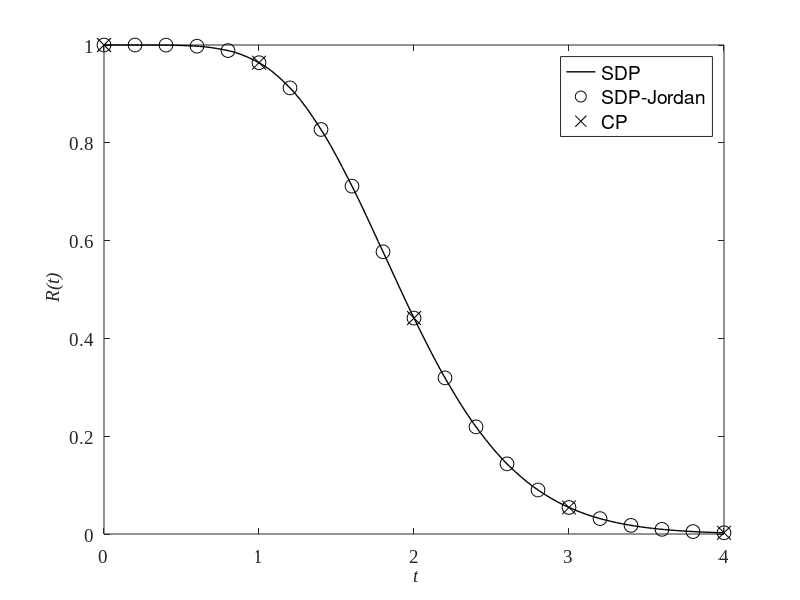
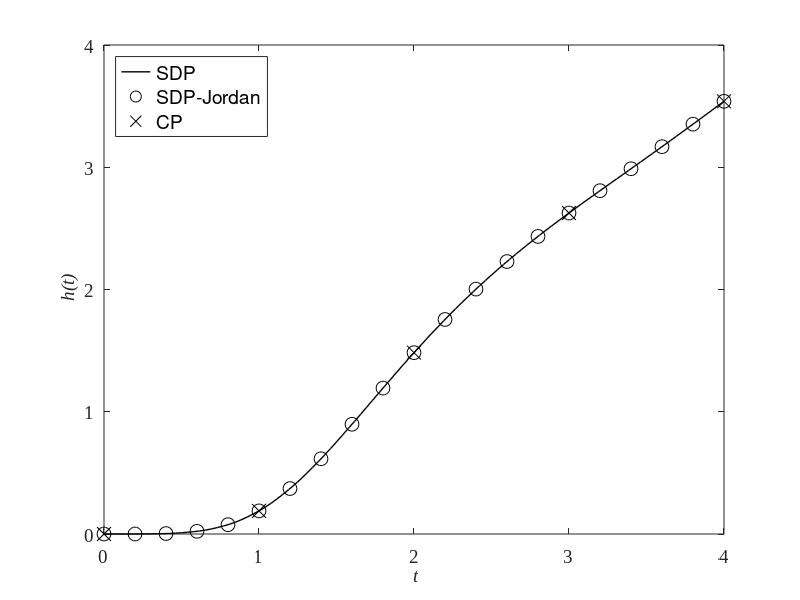

These figures' MATLAB source, in order:
% Plot Reliability and Hazard function of network

clc
clear
addpath('data')

%% Plot Reliability Function

load mesdp_pureme3.mat
figure('Name','Reliability Function');
plot(tt,RRs,'k','LineWidth',1);
set(gca,'FontName','Times New Roman','FontSize',14);
xlabel('\it t','FontSize',14);
ylabel('\it R(t)','FontSize',14);
hold on

load mesdpjordan_pureme3.mat
plot(t,Rs,'ko','MarkerSize',10);

load phcp_pureme3_5points.mat
plot(t,Rs_ph,'kx','MarkerSize',10);

legend({'SDP','SDP-Jordan','CP'},'FontSize',14)
axis([0 4 0 1])
hold off

%% Plot Hazard Function

load mesdp_pureme3.mat
figure('Name','Hazard Function');
plot(tt,hhs,'k','LineWidth',1);
set(gca,'FontName','Times New Roman','FontSize',14);
xlabel('\it t','FontSize',14);
ylabel('\it h(t)','FontSize',14);
hold on

load mesdpjordan_pureme3.mat
plot(t,hs,'ko','MarkerSize',10);

load phcp_pureme3_5points.mat
plot(t,hs_ph,'kx','MarkerSize',10);

legend({'SDP','SDP-Jordan','CP'},'FontSize',14,'location','northwest')
axis([0 4 0 4])
hold off
